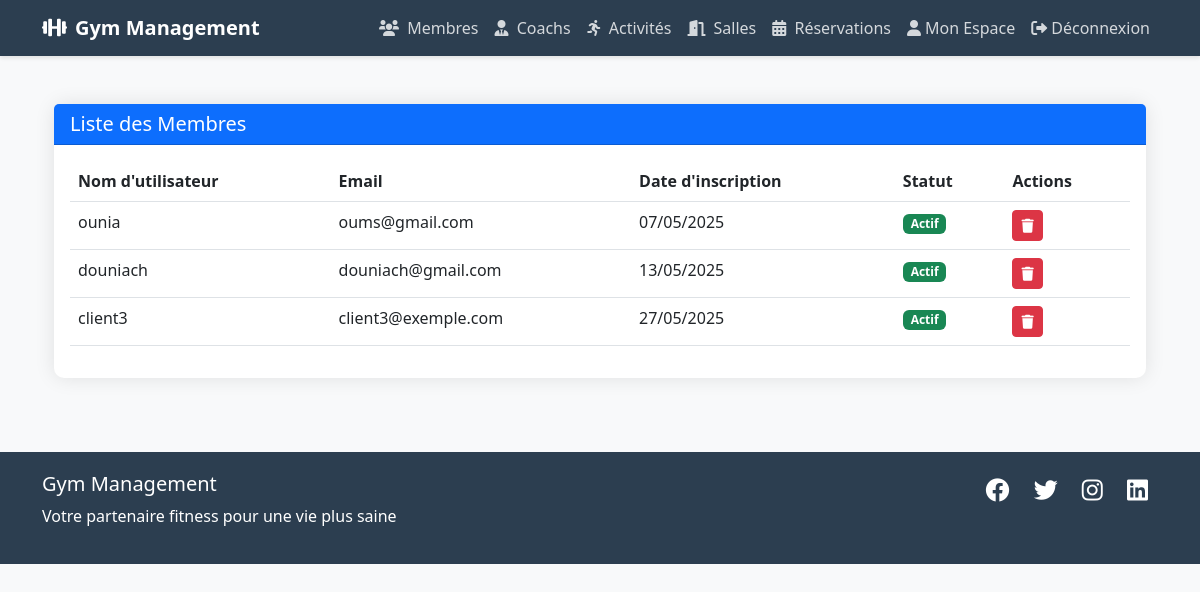
The page /membres/ (signed in) on the database its author committed.
### gestion_membres/models.py (models this page shows, shortened)
class Membre(models.Model):
    user = models.OneToOneField(User, on_delete=models.CASCADE)
    date_naissance = models.DateField()
    telephone = models.CharField(max_length=15)
    adresse = models.TextField()
    date_inscription = models.DateTimeField(auto_now_add=True)

### gestion_membres/views.py (the view)
# urls.py: path('', views.liste_membres, name='liste_membres'),
@login_required
def liste_membres(request):
    try:
        query = request.GET.get('q')
        if query:
            membres = Membre.objects.filter(
                Q(user__first_name__icontains=query) |
                Q(user__last_name__icontains=query) |
                Q(telephone__icontains=query)
            ).select_related('user')
        else:
            membres = Membre.objects.all().select_related('user')
        paginator = Paginator(membres, 10)  # 10 membres par page
        page = request.GET.get('page')
        membres = paginator.get_page(page)
        return render(request, 'gestion_membres/liste_membres.html', {
            'membres': membres,
            'query': query
        })
    except Exception as e:
        messages.error(request, f"Une erreur est survenue lors du chargement de la liste des membres: {str(e)}")
        return redirect('home')

### templates/gestion_membres/liste_membres.html (shortened to what this page needs)
{% extends 'base.html' %}
{% load static %}
{% block content %}
<div class="container mt-4">
    <div class="card">
        <div class="card-header bg-primary text-white d-flex justify-content-between align-items-center">
            <h5 class="mb-0">Liste des Membres</h5>
        </div>
        <div class="card-body">
            <div class="table-responsive">
                <table class="table table-hover">
                    <thead>
                        <tr>
                            <th>Nom d'utilisateur</th>
                            <th>Email</th>
                            <th>Date d'inscription</th>
                            <th>Statut</th>
                            <th>Actions</th>
                        </tr>
                    </thead>
                    <tbody>
                        {% for membre in membres %}
                        <tr>
                            <td>{{ membre.user.username }}</td>
                            <td>{{ membre.user.email }}</td>
                            <td>{{ membre.user.date_joined|date:"d/m/Y" }}</td>
                            <td>
                                <span class="badge bg-success">Actif</span>
                            </td>
                            <td>
                                <a href="{% url 'membres:supprimer_membre' membre.id %}"
                                   class="btn btn-danger btn-sm"
                                   onclick="return confirm('Êtes-vous sûr de vouloir supprimer ce membre ?')">
                                    <i class="fas fa-trash"></i>
                                </a>
                            </td>
                        </tr>
                        {% empty %}
                        <tr>
                            <td colspan="5" class="text-center">Aucun membre trouvé</td>
                        </tr>
                        {% endfor %}
                    </tbody>
                </table>
            </div>
        </div>
    </div>
</div>
{% endblock %}

### templates/base.html (shortened to what this page needs)
{% load static %}
<!DOCTYPE html>
<html lang="fr">
<head>
    <link href="https://cdn.jsdelivr.net/npm/bootstrap@5.3.0/dist/css/bootstrap.min.css" rel="stylesheet">
    <link rel="stylesheet" href="https://cdnjs.cloudflare.com/ajax/libs/font-awesome/6.0.0/css/all.min.css">
</head>
<body>
    <nav class="navbar navbar-expand-lg navbar-dark">
        <div class="container">
            <a class="navbar-brand" href="{% url 'home' %}">
                <i class="fas fa-dumbbell me-2"></i>Gym Management
            </a>
            <div class="collapse navbar-collapse" id="navbarNav">
                <ul class="navbar-nav ms-auto">
                    <li class="nav-item">
                        <a class="nav-link" href="{% url 'membres:liste_membres' %}">
                            <i class="fas fa-users me-1"></i> Membres
                        </a>
                    </li>
                    <li class="nav-item">
                        <a class="nav-link" href="{% url 'coachs:liste_coachs' %}">
                            <i class="fas fa-user-tie me-1"></i> Coachs
                        </a>
                    </li>
                    <li class="nav-item">
                        <a class="nav-link" href="{% url 'activites:liste_activites' %}">
                            <i class="fas fa-running me-1"></i> Activités
                        </a>
                    </li>
                    <li class="nav-item">
                        <a class="nav-link" href="{% url 'salles:liste_salles' %}">
                            <i class="fas fa-door-open me-1"></i> Salles
                        </a>
                    </li>
                    <li class="nav-item">
                        <a class="nav-link" href="{% url 'reservations:liste_reservations' %}">
                            <i class="fas fa-calendar-alt me-1"></i> Réservations
                        </a>
                    </li>
                    {% if user.is_authenticated %}
                        {% if user.is_staff %}
                            <li class="nav-item">
                                <a class="nav-link" href="{% url 'admin_dashboard' %}">
                                    <i class="fas fa-tachometer-alt me-1"></i>Dashboard
                                </a>
                            </li>
                        {% else %}
                            <li class="nav-item">
                                <a class="nav-link" href="{% url 'client_dashboard' %}">
                                    <i class="fas fa-user me-1"></i>Mon Espace
                                </a>
                            </li>
                        {% endif %}
                        <li class="nav-item">
                            <a class="nav-link" href="{% url 'logout' %}">
                                <i class="fas fa-sign-out-alt me-1"></i>Déconnexion
                            </a>
                        </li>
                    {% endif %}
                </ul>
            </div>
        </div>
    </nav>
    <main class="container py-4">
        {% block content %}{% endblock %}
    </main>
    <footer class="footer">
        <div class="container">
            <div class="row">
                <div class="col-md-6">
                    <h5>Gym Management</h5>
                    <p>Votre partenaire fitness pour une vie plus saine</p>
                </div>
                <div class="col-md-6 text-end">
                    <div class="social-icons">
                        <a href="#"><i class="fab fa-facebook"></i></a>
                        <a href="#"><i class="fab fa-twitter"></i></a>
                        <a href="#"><i class="fab fa-instagram"></i></a>
                        <a href="#"><i class="fab fa-linkedin"></i></a>
                    </div>
                </div>
            </div>
        </div>
    </footer>
</body>
</html>

### rows shown on the page
Membre: user.username "ounia", user.email "oums@gmail.com", user.date_joined "07/05/2025"
Membre: user.username "douniach", user.email "douniach@gmail.com", user.date_joined "13/05/2025"
Membre: user.username "client3", user.email "client3@exemple.com", user.date_joined "27/05/2025"
